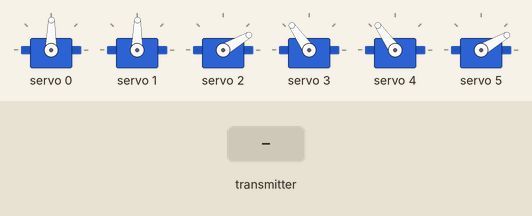
Simulated run of this sketch. Board: ESP32. Shown: 6 × servo. The test bench sets the inputs (shaded band). What the sketch prints to the serial monitor is not drawn.

Above: at 1.2 s.
1.3 s: the transmitter starts sending S1 = 0
At 3.6 s:
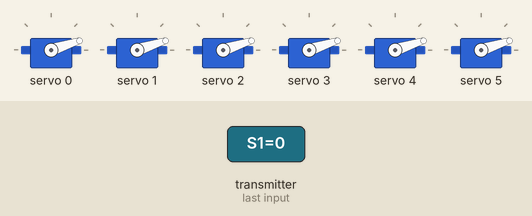
3.9 s: the transmitter starts sending S2 = 25
At 5.0 s:
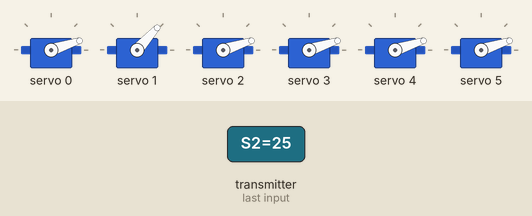
6.1 s: the transmitter starts sending S3 = 100
At 8.8 s:
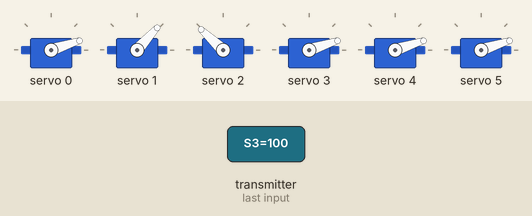
9.1 s: the transmitter starts sending S4 = 25
At 10.2 s:
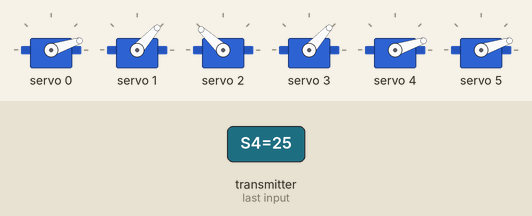
11.3 s: the transmitter starts sending S5 = 25
At 13.1 s:
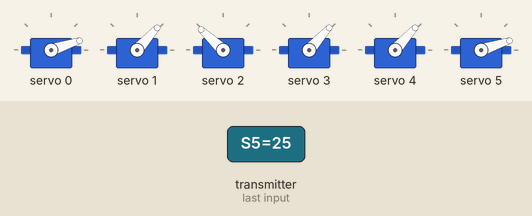
13.5 s: the transmitter starts sending S6 = 25
At 14.4 s:
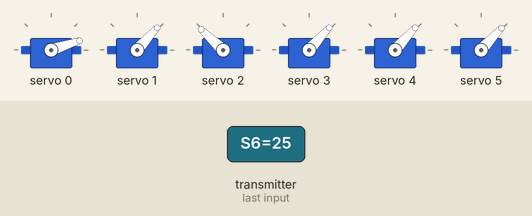
Timing chart, 0 to 16.4 s (numbered marks = the images above; inputs shaded):
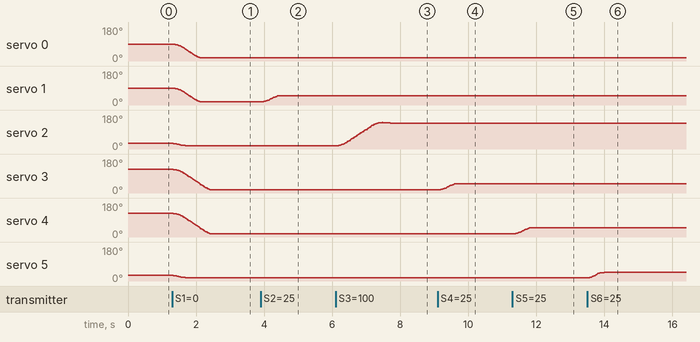

The sketch:

Robot.ino
```cpp
#include <esp_now.h>
#include <WiFi.h>
#include <Wire.h>
#include <Adafruit_PWMServoDriver.h>

Adafruit_PWMServoDriver pwm = Adafruit_PWMServoDriver(0x40);

#define SERVO_FREQ 50
#define SERVO_MIN  150
#define SERVO_MAX  600

const float MAX_SPEED = 2.0;
const float MAX_ACCEL = 0.12;

float currentAngles[6]     = {60.0, 60.0, 10.0, 90.0, 90.0, 10.0};
float currentVelocities[6] = {0.0, 0.0, 0.0, 0.0, 0.0, 0.0};
float targetAngles[6]      = {60.0, 60.0, 10.0, 90.0, 90.0, 10.0};

unsigned long lastServoUpdate = 0;

typedef struct {
    float S1; float S2; float S3; float S4; float S5; float S6;
} RobotCommand;

int angleToPWM(float angle) {
    angle = constrain(angle, 0.0, 180.0);
    return map((int)angle, 0, 180, SERVO_MIN, SERVO_MAX);
}

void OnDataRecv(const esp_now_recv_info_t *recv_info, const uint8_t *incomingData, int len) {
    RobotCommand incoming;
    memcpy(&incoming, incomingData, sizeof(incoming));
    targetAngles[0] = incoming.S1;
    targetAngles[1] = incoming.S2;
    targetAngles[2] = incoming.S3;
    targetAngles[3] = incoming.S4;
    targetAngles[4] = incoming.S5;
    targetAngles[5] = incoming.S6;
}

void setup() {
    Serial.begin(115200);
    pwm.begin();
    pwm.setOscillatorFrequency(27000000);
    pwm.setPWMFreq(SERVO_FREQ);
    delay(10);
    for(int i = 0; i < 6; i++) {
        pwm.setPWM(i, 0, angleToPWM(currentAngles[i]));
    }
    WiFi.mode(WIFI_STA);
    Serial.print("DIA CHI MAC CUA ROBOT LA: ");
    Serial.println(WiFi.macAddress());
    if (esp_now_init() != ESP_OK) {
        Serial.println("Loi khoi tao ESP-NOW!");
        return;
    }
    esp_now_register_recv_cb(OnDataRecv);
    Serial.println("Bo dieu toc va gia toc Profiled-Control da san sang!");
}

void loop() {
    if (millis() - lastServoUpdate >= 20) {
        lastServoUpdate = millis();
        for (int i = 0; i < 6; i++) {
            float diff = targetAngles[i] - currentAngles[i];
            float desiredVelocity = diff * 0.15;
            float speedLimit = (i == 5) ? (MAX_SPEED * 1.5) : MAX_SPEED;
            desiredVelocity = constrain(desiredVelocity, -speedLimit, speedLimit);
            float velDiff = desiredVelocity - currentVelocities[i];
            float accelLimit = (i == 5) ? (MAX_ACCEL * 1.5) : MAX_ACCEL;
            velDiff = constrain(velDiff, -accelLimit, accelLimit);
            currentVelocities[i] += velDiff;
            currentAngles[i]     += currentVelocities[i];
            pwm.setPWM(i, 0, angleToPWM(currentAngles[i]));
        }
    }
}
```

Measured:
- after the input at 1.3 s, servo 0, servo 1: moves from 89° to 18° over 0.78 s, starting at once; servo 2, servo 5: moves from 30° to 18° over 0.36 s, starting at once; servo 3, servo 4: moves from 125° to 18° over 1.1 s, starting at once
- after the input at 3.9 s, servo 1: rises from 18° to 50° in 0.50 s, then falls to 48° in 0.14 s
- after the input at 6.1 s, servo 2: rises from 18° to 141° in 1.3 s, then falls to 137° in 0.24 s
- after the input at 9.1 s, servo 3: rises from 18° to 49° in 0.44 s, then falls to 48° in 0.20 s
- after the input at 11.3 s, servo 4: rises from 18° to 49° in 0.44 s, then falls to 48° in 0.20 s
- after the input at 13.5 s, servo 5: moves from 18° to 47° over 0.42 s, starting after 0.07 s
